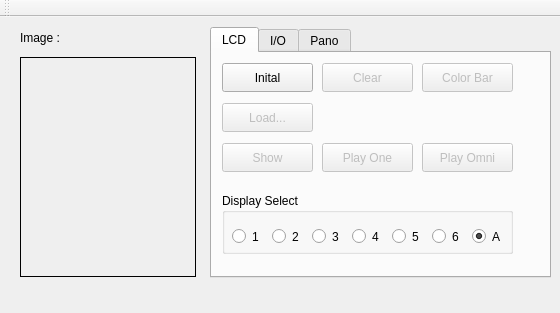
<?xml version="1.0" encoding="UTF-8"?>
<ui version="4.0">
 <class>MainWindow</class>
 <widget class="QMainWindow" name="MainWindow">
  <property name="geometry">
   <rect>
    <x>0</x>
    <y>0</y>
    <width>560</width>
    <height>313</height>
   </rect>
  </property>
  <property name="windowTitle">
   <string>MainWindow</string>
  </property>
  <property name="toolButtonStyle">
   <enum>Qt::ToolButtonTextBesideIcon</enum>
  </property>
  <widget class="QWidget" name="centralWidget">
   <widget class="QLabel" name="label">
    <property name="geometry">
     <rect>
      <x>20</x>
      <y>10</y>
      <width>67</width>
      <height>21</height>
     </rect>
    </property>
    <property name="text">
     <string>Image :</string>
    </property>
   </widget>
   <widget class="QLabel" name="pbxSrc">
    <property name="geometry">
     <rect>
      <x>20</x>
      <y>40</y>
      <width>176</width>
      <height>220</height>
     </rect>
    </property>
    <property name="frameShape">
     <enum>QFrame::Box</enum>
    </property>
    <property name="text">
     <string/>
    </property>
   </widget>
   <widget class="QTabWidget" name="tabWidget">
    <property name="geometry">
     <rect>
      <x>210</x>
      <y>10</y>
      <width>341</width>
      <height>251</height>
     </rect>
    </property>
    <property name="currentIndex">
     <number>0</number>
    </property>
    <widget class="QWidget" name="tabLCD">
     <attribute name="title">
      <string>LCD</string>
     </attribute>
     <widget class="QGroupBox" name="groupBox">
      <property name="geometry">
       <rect>
        <x>10</x>
        <y>140</y>
        <width>291</width>
        <height>61</height>
       </rect>
      </property>
      <property name="title">
       <string>Display Select</string>
      </property>
      <widget class="QRadioButton" name="rdbCS1">
       <property name="geometry">
        <rect>
         <x>10</x>
         <y>30</y>
         <width>31</width>
         <height>27</height>
        </rect>
       </property>
       <property name="text">
        <string>1</string>
       </property>
      </widget>
      <widget class="QRadioButton" name="rdbCS2">
       <property name="geometry">
        <rect>
         <x>50</x>
         <y>30</y>
         <width>31</width>
         <height>27</height>
        </rect>
       </property>
       <property name="text">
        <string>2</string>
       </property>
      </widget>
      <widget class="QRadioButton" name="rdbCS3">
       <property name="geometry">
        <rect>
         <x>90</x>
         <y>30</y>
         <width>31</width>
         <height>27</height>
        </rect>
       </property>
       <property name="text">
        <string>3</string>
       </property>
      </widget>
      <widget class="QRadioButton" name="rdbCS4">
       <property name="geometry">
        <rect>
         <x>130</x>
         <y>30</y>
         <width>31</width>
         <height>27</height>
        </rect>
       </property>
       <property name="text">
        <string>4</string>
       </property>
      </widget>
      <widget class="QRadioButton" name="rdbCS5">
       <property name="geometry">
        <rect>
         <x>170</x>
         <y>30</y>
         <width>31</width>
         <height>27</height>
        </rect>
       </property>
       <property name="text">
        <string>5</string>
       </property>
      </widget>
      <widget class="QRadioButton" name="rdbCS6">
       <property name="geometry">
        <rect>
         <x>210</x>
         <y>30</y>
         <width>31</width>
         <height>27</height>
        </rect>
       </property>
       <property name="text">
        <string>6</string>
       </property>
      </widget>
      <widget class="QRadioButton" name="rdbCSA">
       <property name="geometry">
        <rect>
         <x>250</x>
         <y>30</y>
         <width>31</width>
         <height>27</height>
        </rect>
       </property>
       <property name="text">
        <string>A</string>
       </property>
       <property name="checked">
        <bool>true</bool>
       </property>
      </widget>
     </widget>
     <widget class="QPushButton" name="btnPlay">
      <property name="enabled">
       <bool>false</bool>
      </property>
      <property name="geometry">
       <rect>
        <x>110</x>
        <y>90</y>
        <width>91</width>
        <height>29</height>
       </rect>
      </property>
      <property name="text">
       <string>Play One</string>
      </property>
     </widget>
     <widget class="QPushButton" name="btnLoad">
      <property name="enabled">
       <bool>false</bool>
      </property>
      <property name="geometry">
       <rect>
        <x>10</x>
        <y>50</y>
        <width>91</width>
        <height>29</height>
       </rect>
      </property>
      <property name="text">
       <string>Load...</string>
      </property>
     </widget>
     <widget class="QPushButton" name="btnClear">
      <property name="enabled">
       <bool>false</bool>
      </property>
      <property name="geometry">
       <rect>
        <x>110</x>
        <y>10</y>
        <width>91</width>
        <height>29</height>
       </rect>
      </property>
      <property name="text">
       <string>Clear</string>
      </property>
     </widget>
     <widget class="QPushButton" name="btnInital">
      <property name="enabled">
       <bool>true</bool>
      </property>
      <property name="geometry">
       <rect>
        <x>10</x>
        <y>10</y>
        <width>91</width>
        <height>29</height>
       </rect>
      </property>
      <property name="text">
       <string>Inital</string>
      </property>
     </widget>
     <widget class="QPushButton" name="btnShow">
      <property name="enabled">
       <bool>false</bool>
      </property>
      <property name="geometry">
       <rect>
        <x>10</x>
        <y>90</y>
        <width>91</width>
        <height>29</height>
       </rect>
      </property>
      <property name="text">
       <string>Show</string>
      </property>
     </widget>
     <widget class="QPushButton" name="btnColorBar">
      <property name="enabled">
       <bool>false</bool>
      </property>
      <property name="geometry">
       <rect>
        <x>210</x>
        <y>10</y>
        <width>91</width>
        <height>29</height>
       </rect>
      </property>
      <property name="text">
       <string>Color Bar</string>
      </property>
     </widget>
     <widget class="QPushButton" name="btnPlayOmni">
      <property name="enabled">
       <bool>false</bool>
      </property>
      <property name="geometry">
       <rect>
        <x>210</x>
        <y>90</y>
        <width>91</width>
        <height>29</height>
       </rect>
      </property>
      <property name="text">
       <string>Play Omni</string>
      </property>
     </widget>
    </widget>
    <widget class="QWidget" name="tabIO">
     <attribute name="title">
      <string>I/O</string>
     </attribute>
     <widget class="QGroupBox" name="groupBox_2">
      <property name="geometry">
       <rect>
        <x>10</x>
        <y>10</y>
        <width>281</width>
        <height>91</height>
       </rect>
      </property>
      <property name="title">
       <string>I/O Test</string>
      </property>
      <widget class="QCheckBox" name="ckbWR">
       <property name="enabled">
        <bool>false</bool>
       </property>
       <property name="geometry">
        <rect>
         <x>130</x>
         <y>30</y>
         <width>51</width>
         <height>27</height>
        </rect>
       </property>
       <property name="text">
        <string>WR</string>
       </property>
      </widget>
      <widget class="QCheckBox" name="ckbRS">
       <property name="enabled">
        <bool>false</bool>
       </property>
       <property name="geometry">
        <rect>
         <x>70</x>
         <y>30</y>
         <width>51</width>
         <height>27</height>
        </rect>
       </property>
       <property name="text">
        <string>RS</string>
       </property>
      </widget>
      <widget class="QCheckBox" name="ckbDB0">
       <property name="enabled">
        <bool>false</bool>
       </property>
       <property name="geometry">
        <rect>
         <x>70</x>
         <y>60</y>
         <width>51</width>
         <height>27</height>
        </rect>
       </property>
       <property name="text">
        <string>DB0</string>
       </property>
      </widget>
      <widget class="QCheckBox" name="ckbIOTest">
       <property name="enabled">
        <bool>false</bool>
       </property>
       <property name="geometry">
        <rect>
         <x>70</x>
         <y>0</y>
         <width>51</width>
         <height>27</height>
        </rect>
       </property>
       <property name="text">
        <string>Test</string>
       </property>
      </widget>
      <widget class="QCheckBox" name="ckbCS1">
       <property name="enabled">
        <bool>false</bool>
       </property>
       <property name="geometry">
        <rect>
         <x>10</x>
         <y>30</y>
         <width>51</width>
         <height>27</height>
        </rect>
       </property>
       <property name="text">
        <string>CS1</string>
       </property>
      </widget>
      <widget class="QCheckBox" name="ckbRST">
       <property name="enabled">
        <bool>false</bool>
       </property>
       <property name="geometry">
        <rect>
         <x>200</x>
         <y>30</y>
         <width>51</width>
         <height>27</height>
        </rect>
       </property>
       <property name="text">
        <string>RST</string>
       </property>
      </widget>
      <widget class="QCheckBox" name="ckbBL">
       <property name="enabled">
        <bool>false</bool>
       </property>
       <property name="geometry">
        <rect>
         <x>10</x>
         <y>60</y>
         <width>51</width>
         <height>27</height>
        </rect>
       </property>
       <property name="text">
        <string>BL</string>
       </property>
      </widget>
     </widget>
     <widget class="QPushButton" name="btnIOTest">
      <property name="geometry">
       <rect>
        <x>10</x>
        <y>120</y>
        <width>91</width>
        <height>29</height>
       </rect>
      </property>
      <property name="text">
       <string>Test</string>
      </property>
     </widget>
    </widget>
    <widget class="QWidget" name="tabPano">
     <attribute name="title">
      <string>Pano</string>
     </attribute>
     <widget class="QPushButton" name="btnConvert">
      <property name="enabled">
       <bool>false</bool>
      </property>
      <property name="geometry">
       <rect>
        <x>10</x>
        <y>20</y>
        <width>91</width>
        <height>29</height>
       </rect>
      </property>
      <property name="text">
       <string>Convert</string>
      </property>
     </widget>
     <widget class="QPushButton" name="btnPlayPano">
      <property name="enabled">
       <bool>false</bool>
      </property>
      <property name="geometry">
       <rect>
        <x>10</x>
        <y>100</y>
        <width>91</width>
        <height>29</height>
       </rect>
      </property>
      <property name="text">
       <string>Play Pano</string>
      </property>
     </widget>
     <widget class="QCheckBox" name="ckbDir">
      <property name="geometry">
       <rect>
        <x>110</x>
        <y>60</y>
        <width>91</width>
        <height>27</height>
       </rect>
      </property>
      <property name="text">
       <string>Out to In</string>
      </property>
      <property name="checked">
       <bool>true</bool>
      </property>
     </widget>
     <widget class="QPushButton" name="btnShowPano">
      <property name="enabled">
       <bool>false</bool>
      </property>
      <property name="geometry">
       <rect>
        <x>10</x>
        <y>60</y>
        <width>91</width>
        <height>29</height>
       </rect>
      </property>
      <property name="text">
       <string>Show Pano</string>
      </property>
     </widget>
     <widget class="QProgressBar" name="pgbConvert">
      <property name="geometry">
       <rect>
        <x>10</x>
        <y>170</y>
        <width>311</width>
        <height>21</height>
       </rect>
      </property>
      <property name="value">
       <number>0</number>
      </property>
     </widget>
    </widget>
   </widget>
  </widget>
  <widget class="QMenuBar" name="menuBar">
   <property name="geometry">
    <rect>
     <x>0</x>
     <y>0</y>
     <width>560</width>
     <height>26</height>
    </rect>
   </property>
  </widget>
  <widget class="QToolBar" name="mainToolBar">
   <attribute name="toolBarArea">
    <enum>TopToolBarArea</enum>
   </attribute>
   <attribute name="toolBarBreak">
    <bool>false</bool>
   </attribute>
  </widget>
 </widget>
 <layoutdefault spacing="6" margin="11"/>
 <resources/>
 <connections/>
</ui>
